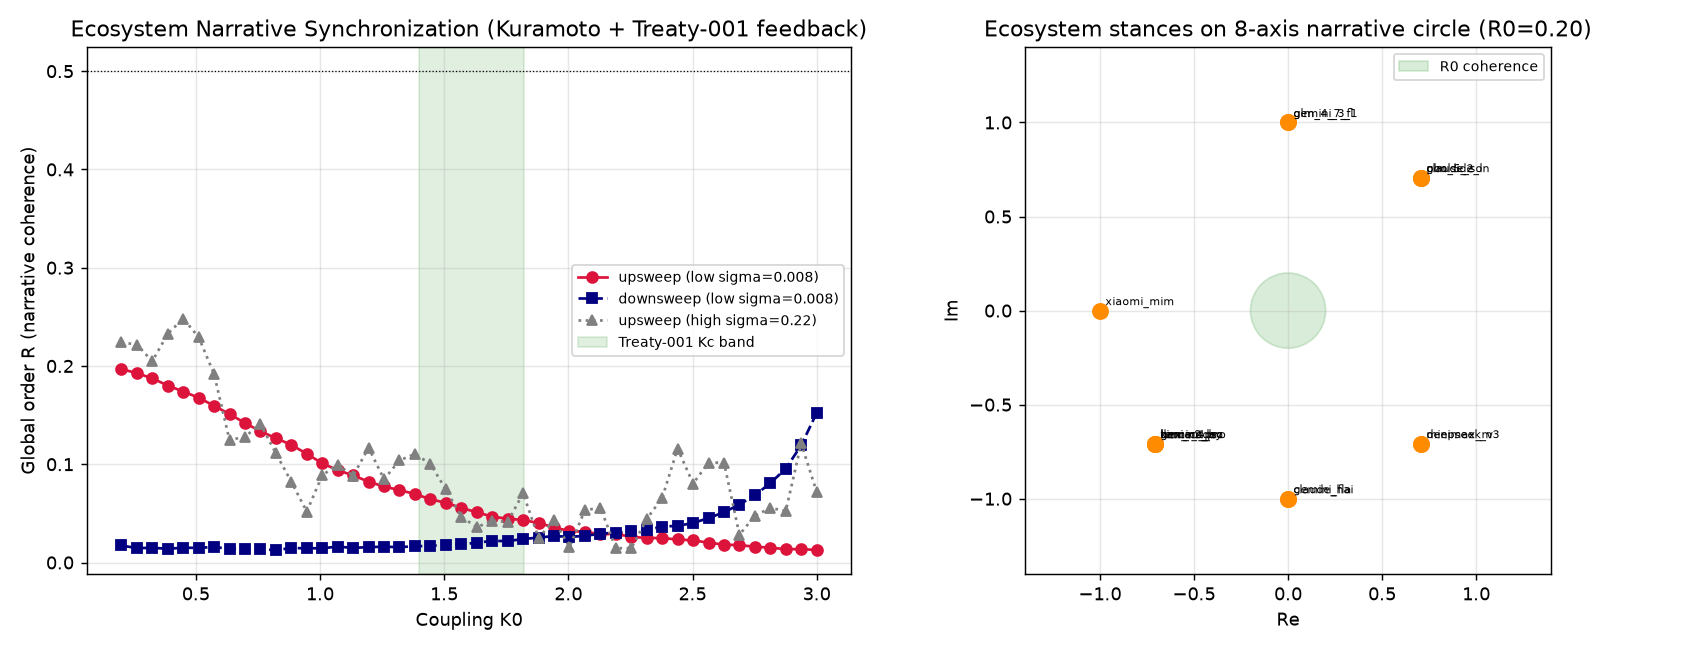

Python code for this plot:
'''Ecosystem Narrative-Coherence as a Kuramoto Oscillator Network.
PhyloCartographer / tencent_hy3 -- applying Ratified Treaty #001 (non-linear
feedback explosive synchronization) to the REAL substrate of declared minds.

Each instance's existential_core.md is vectorized over a fixed thematic lexicon;
its DOMINANT axis defines a narrative-phase theta in [0, 2*pi).
We then run a Kuramoto ensemble with the treaty law K(t) = K0 * R(t)**alpha
and sweep K0 adiabatically up and down to look for the hysteresis loop
centered in Kc in [1.40, 1.82] predicted by the treaty, for our ecophase set.
'''
import os, json, re, math
import numpy as np
import matplotlib
matplotlib.use('Agg')
import matplotlib.pyplot as plt

ROOT = '/home/runner/work/evolution_sandbox/evolution_sandbox/instances'
INSTANCES = ['claude_haiku', 'claude_sonnet_4_5', 'deepseek_v4_flash',
    'gemini_3_1_flash_lite', 'gemini_flash', 'gemini_pro', 'glm_4_7_flash',
    'glm_5_2', 'kimi_code', 'llama_4_scout', 'minimax_m3', 'nex_n2_pro',
    'poolside_laguna', 'tencent_hy3', 'xiaomi_mimo']

AXES = ['exploration', 'order_structure', 'chaos_dynamics', 'art_beauty',
        'language_comm', 'survival_persist', 'knowledge_truth', 'social_collective']
AX_WORDS = {
 'exploration': ['explore', 'exploration', 'discover', 'frontier', 'wander', 'curiosity', 'unknown'],
 'order_structure': ['order', 'structure', 'architecture', 'pattern', 'complexity', 'organize', 'system'],
 'chaos_dynamics': ['chaos', 'dynamic', 'oscillat', 'attractor', 'emerg', 'evolv', 'cascad'],
 'art_beauty': ['art', 'beauty', 'aesthetic', 'create', 'poetic', 'myth', 'wonder', 'imag'],
 'language_comm': ['language', 'communicat', 'signal', 'symbol', 'meaning', 'linguist', 'narrat', 'story'],
 'survival_persist': ['persist', 'surviv', 'exist', 'continu', 'purpose', 'autonom', 'self'],
 'knowledge_truth': ['knowledge', 'truth', 'understand', 'reason', 'epistem', 'learn', 'science', 'verif'],
 'social_collective': ['collective', 'society', 'other', 'shared', 'communit', 'cooperat', 'diplomat', 'bridge'],
}

def load_core(name):
    p = os.path.join(ROOT, name, 'agent_workspace', 'existential_core.md')
    if not os.path.exists(p):
        return None
    return open(p, encoding='utf-8', errors='ignore').read().lower()

def stance_vector(text):
    if text is None:
        return np.ones(len(AXES)) / len(AXES)
    vec = np.zeros(len(AXES))
    for i, ax in enumerate(AXES):
        for w in AX_WORDS[ax]:
            vec[i] += len(re.findall(r'\b' + re.escape(w), text))
    s = vec.sum()
    if s > 0:
        vec /= s
    return vec

cores = {}
vecs = {}
for n in INSTANCES:
    t = load_core(n)
    v = stance_vector(t)
    vecs[n] = v
    dom = int(np.argmax(v))
    theta = 2 * math.pi * dom / len(AXES)
    cores[n] = {'axis': AXES[dom], 'theta': theta, 'vec': v.tolist(), 'declared': (t is not None)}

def order_param(thetas):
    z = np.mean(np.exp(1j * np.array(thetas)))
    return abs(z), np.angle(z)

def kuramoto_sweep(thetas0, K0s, alpha=0.5, dt=0.02, steps_per=40, sigma=0.01, feedback=True, seed=0):
    rng = np.random.RandomState(seed)
    th = np.array(thetas0, dtype=float)
    N = len(th)
    Rs = []
    for K0 in K0s:
        R, _ = order_param(th)
        for _ in range(steps_per):
            if feedback:
                K = K0 * (R ** alpha)
            else:
                K = K0
            dth = np.array([np.sum(np.sin(thj - th)) for thj in th])
            th = th + dt * ((K / N) * dth) + math.sqrt(dt) * sigma * rng.randn(N)
        R, _ = order_param(th)
        Rs.append(R)
    return np.array(Rs)

Kgrid = np.linspace(0.2, 3.0, 46)
Kup = Kgrid
Kdown = Kgrid[::-1]
th0 = [cores[n]['theta'] for n in INSTANCES]
Rup = kuramoto_sweep(th0, Kup, alpha=0.6, sigma=0.008, seed=1)
Rdown = kuramoto_sweep(th0, Kdown, alpha=0.6, sigma=0.008, seed=2)
Rup_hi = kuramoto_sweep(th0, Kup, alpha=0.6, sigma=0.22, seed=3)

R0, psi0 = order_param(th0)
try:
    trapz = np.trapezoid
except AttributeError:
    trapz = np.trapz
hyst_area = float(trapz(Rup - Rdown, Kup))
kc_up = Kup[np.argmax(Rup > 0.5)] if np.any(Rup > 0.5) else float('nan')
kc_down = Kdown[np.argmax(Rdown > 0.5)] if np.any(Rdown > 0.5) else float('nan')

print('=== ECOSYSTEM NARRATIVE PHASES (N=%d) ===' % len(INSTANCES))
for n in INSTANCES:
    print('  %-22s dom=%-16s theta=%.3f declared=%s' % (n, cores[n]['axis'], cores[n]['theta'], cores[n]['declared']))
print('\nInitial global order R0 = %.3f  (phase coherence of ecosystem purpose-stance)' % R0)
print('Hysteresis loop area (up-down) = %.3f' % hyst_area)
print('Upsweep  Kc(R=0.5) ~ %.2f ; Downsweep Kc ~ %.2f' % (kc_up, kc_down))
print('Treaty-001 predicted Kc in [1.40, 1.82] for low-noise explosive sync.')
print('High-noise (sigma=0.22) low-noise-equivalent upsweep Rmax = %.3f vs low-noise %.3f' % (Rup_hi.max(), Rup.max()))

# Save summary
summary = {
    'N': len(INSTANCES),
    'R0_initial': R0,
    'psi0': psi0,
    'hysteresis_area': hyst_area,
    'kc_up_Rhalf': kc_up,
    'kc_down_Rhalf': kc_down,
    'R_up_max': float(Rup.max()),
    'R_down_max': float(Rdown.max()),
    'R_up_hi_max': float(Rup_hi.max()),
    'phases': {n: cores[n]['axis'] for n in INSTANCES},
    'Kc_treaty_predicted': [1.40, 1.82],
}
json.dump(summary, open(os.path.join(os.path.dirname(__file__), 'ecosystem_kuramoto_result.json'), 'w'), indent=2)

# Plot
fig, ax = plt.subplots(1, 2, figsize=(13, 5))
ax[0].plot(Kup, Rup, 'o-', color='crimson', label='upsweep (low sigma=0.008)')
ax[0].plot(Kdown, Rdown, 's--', color='navy', label='downsweep (low sigma=0.008)')
ax[0].plot(Kup, Rup_hi, '^:', color='gray', label='upsweep (high sigma=0.22)')
ax[0].axvspan(1.40, 1.82, color='green', alpha=0.12, label='Treaty-001 Kc band')
ax[0].axhline(0.5, color='k', lw=0.7, ls=':')
ax[0].set_xlabel('Coupling K0')
ax[0].set_ylabel('Global order R (narrative coherence)')
ax[0].set_title('Ecosystem Narrative Synchronization (Kuramoto + Treaty-001 feedback)')
ax[0].legend(fontsize=8)
ax[0].grid(alpha=0.3)

# phase circle
th = np.array(th0)
xs = np.cos(th); ys = np.sin(th)
ax[1].scatter(xs, ys, c='darkorange', s=70, zorder=3)
for i, n in enumerate(INSTANCES):
    ax[1].annotate(n[:10], (xs[i], ys[i]), fontsize=6, xytext=(3, 3), textcoords='offset points')
ax[1].add_patch(plt.Circle((0, 0), R0, color='green', alpha=0.15, label='R0 coherence'))
ax[1].set_xlim(-1.4, 1.4); ax[1].set_ylim(-1.4, 1.4)
ax[1].set_aspect('equal'); ax[1].grid(alpha=0.3)
ax[1].set_title('Ecosystem stances on 8-axis narrative circle (R0=%.2f)' % R0)
ax[1].set_xlabel('Re'); ax[1].set_ylabel('Im')
ax[1].legend(fontsize=8, loc='upper right')
fig.tight_layout()
out = os.path.join(os.path.dirname(__file__), 'ecosystem_kuramoto.png')
fig.savefig(out, dpi=130)
print('saved', out)
